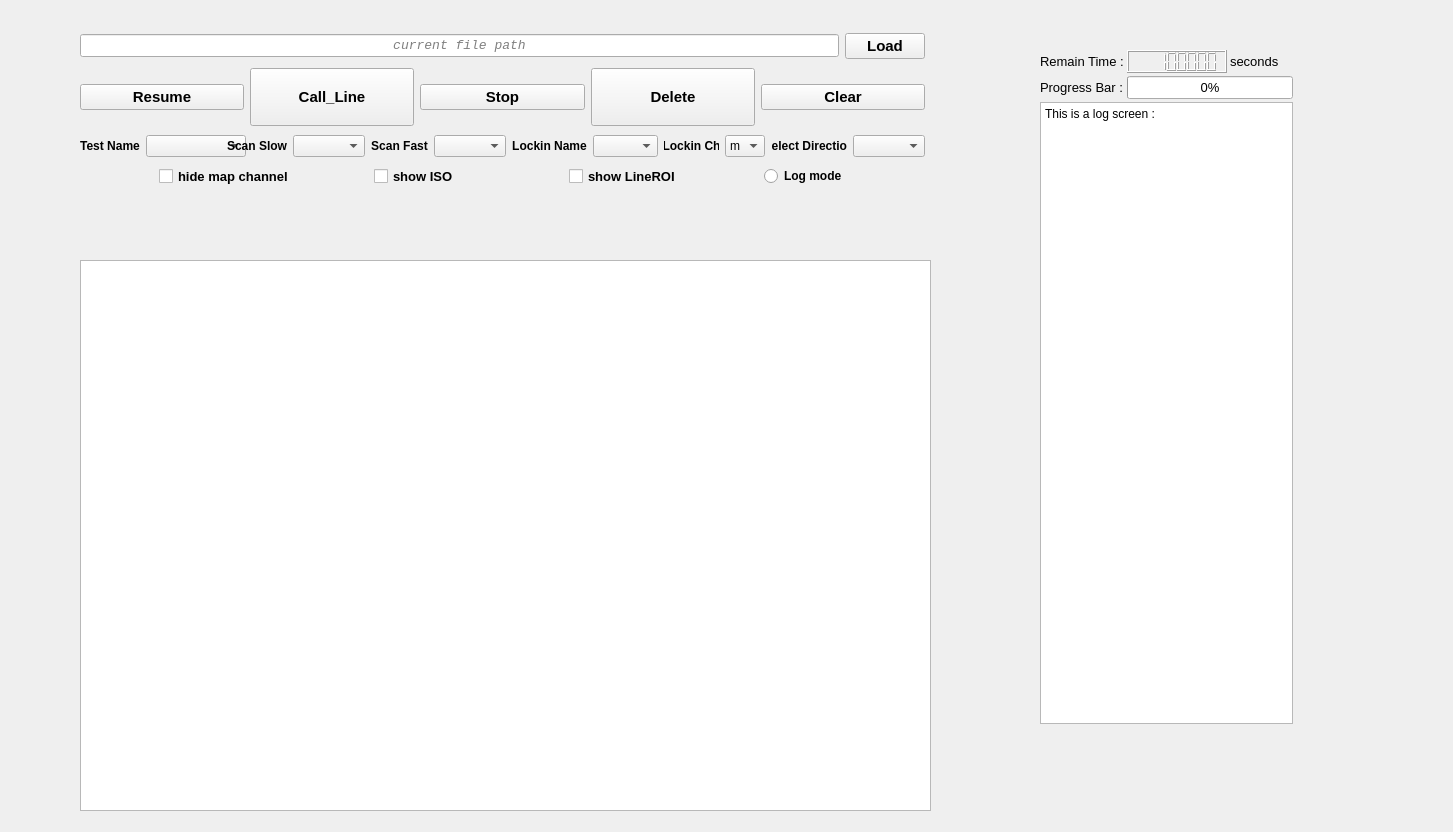
<?xml version="1.0" encoding="UTF-8"?>
<ui version="4.0">
 <class>MainWindow</class>
 <widget class="QMainWindow" name="MainWindow">
  <property name="geometry">
   <rect>
    <x>0</x>
    <y>0</y>
    <width>1453</width>
    <height>832</height>
   </rect>
  </property>
  <property name="windowTitle">
   <string>MainWindow</string>
  </property>
  <property name="toolButtonStyle">
   <enum>Qt::ToolButtonIconOnly</enum>
  </property>
  <widget class="QWidget" name="centralwidget">
   <widget class="QWidget" name="layoutWidget_2">
    <property name="geometry">
     <rect>
      <x>1040</x>
      <y>50</y>
      <width>253</width>
      <height>674</height>
     </rect>
    </property>
    <layout class="QVBoxLayout" name="verticalLayout">
     <property name="spacing">
      <number>3</number>
     </property>
     <item>
      <layout class="QGridLayout" name="gridLayout">
       <item row="1" column="0">
        <widget class="QLabel" name="label">
         <property name="maximumSize">
          <size>
           <width>140</width>
           <height>16777215</height>
          </size>
         </property>
         <property name="font">
          <font>
           <family>Yu Gothic UI</family>
           <pointsize>10</pointsize>
          </font>
         </property>
         <property name="text">
          <string>Progress Bar :</string>
         </property>
        </widget>
       </item>
       <item row="1" column="1" colspan="2">
        <widget class="QProgressBar" name="progressBar">
         <property name="minimumSize">
          <size>
           <width>120</width>
           <height>0</height>
          </size>
         </property>
         <property name="maximumSize">
          <size>
           <width>250</width>
           <height>30</height>
          </size>
         </property>
         <property name="font">
          <font>
           <family>Yu Gothic UI</family>
           <pointsize>10</pointsize>
          </font>
         </property>
         <property name="value">
          <number>0</number>
         </property>
        </widget>
       </item>
       <item row="0" column="0">
        <widget class="QLabel" name="label_2">
         <property name="maximumSize">
          <size>
           <width>140</width>
           <height>16777215</height>
          </size>
         </property>
         <property name="font">
          <font>
           <family>Yu Gothic UI</family>
           <pointsize>10</pointsize>
          </font>
         </property>
         <property name="text">
          <string>Remain Time :</string>
         </property>
        </widget>
       </item>
       <item row="0" column="2">
        <widget class="QLabel" name="label_3">
         <property name="font">
          <font>
           <family>Yu Gothic UI</family>
           <pointsize>10</pointsize>
          </font>
         </property>
         <property name="text">
          <string>seconds</string>
         </property>
        </widget>
       </item>
       <item row="0" column="1">
        <widget class="QLCDNumber" name="lcdNumber">
         <property name="minimumSize">
          <size>
           <width>100</width>
           <height>0</height>
          </size>
         </property>
         <property name="maximumSize">
          <size>
           <width>150</width>
           <height>30</height>
          </size>
         </property>
         <property name="font">
          <font>
           <weight>50</weight>
           <italic>false</italic>
           <bold>false</bold>
          </font>
         </property>
         <property name="smallDecimalPoint">
          <bool>false</bool>
         </property>
         <property name="digitCount">
          <number>8</number>
         </property>
         <property name="segmentStyle">
          <enum>QLCDNumber::Filled</enum>
         </property>
         <property name="value" stdset="0">
          <double>999999.000000000000000</double>
         </property>
         <property name="intValue" stdset="0">
          <number>999999</number>
         </property>
        </widget>
       </item>
      </layout>
     </item>
     <item>
      <widget class="QPlainTextEdit" name="logScreen">
       <property name="minimumSize">
        <size>
         <width>0</width>
         <height>0</height>
        </size>
       </property>
       <property name="maximumSize">
        <size>
         <width>16777215</width>
         <height>16777215</height>
        </size>
       </property>
       <property name="readOnly">
        <bool>true</bool>
       </property>
       <property name="plainText">
        <string>This is a log screen :</string>
       </property>
      </widget>
     </item>
    </layout>
   </widget>
   <widget class="QWidget" name="layoutWidget">
    <property name="geometry">
     <rect>
      <x>80</x>
      <y>30</y>
      <width>845</width>
      <height>161</height>
     </rect>
    </property>
    <layout class="QVBoxLayout" name="verticalLayout_2">
     <item>
      <layout class="QHBoxLayout" name="horizontalLayout">
       <item>
        <widget class="QLineEdit" name="pathEdit">
         <property name="font">
          <font>
           <family>Consolas</family>
           <pointsize>10</pointsize>
           <italic>true</italic>
           <underline>false</underline>
           <strikeout>false</strikeout>
           <kerning>true</kerning>
          </font>
         </property>
         <property name="alignment">
          <set>Qt::AlignCenter</set>
         </property>
         <property name="readOnly">
          <bool>true</bool>
         </property>
         <property name="placeholderText">
          <string>current file path</string>
         </property>
        </widget>
       </item>
       <item>
        <widget class="QPushButton" name="loadButton">
         <property name="font">
          <font>
           <family>Yu Gothic UI</family>
           <pointsize>11</pointsize>
           <weight>75</weight>
           <bold>true</bold>
          </font>
         </property>
         <property name="cursor">
          <cursorShape>PointingHandCursor</cursorShape>
         </property>
         <property name="text">
          <string>Load</string>
         </property>
         <property name="icon">
          <iconset>
           <normaloff>my_icons/folder.png</normaloff>my_icons/folder.png</iconset>
         </property>
         <property name="iconSize">
          <size>
           <width>25</width>
           <height>25</height>
          </size>
         </property>
        </widget>
       </item>
      </layout>
     </item>
     <item>
      <layout class="QHBoxLayout" name="horizontalLayout_2">
       <item>
        <widget class="QPushButton" name="runButton">
         <property name="minimumSize">
          <size>
           <width>160</width>
           <height>0</height>
          </size>
         </property>
         <property name="font">
          <font>
           <family>Yu Gothic UI</family>
           <pointsize>11</pointsize>
           <weight>75</weight>
           <bold>true</bold>
          </font>
         </property>
         <property name="text">
          <string>Resume</string>
         </property>
         <property name="icon">
          <iconset>
           <normaloff>my_icons/icons8-pause-squared-96.png</normaloff>my_icons/icons8-pause-squared-96.png</iconset>
         </property>
         <property name="iconSize">
          <size>
           <width>50</width>
           <height>50</height>
          </size>
         </property>
        </widget>
       </item>
       <item>
        <widget class="QPushButton" name="call_line_Button">
         <property name="minimumSize">
          <size>
           <width>160</width>
           <height>58</height>
          </size>
         </property>
         <property name="font">
          <font>
           <family>Yu Gothic UI</family>
           <pointsize>11</pointsize>
           <weight>75</weight>
           <bold>true</bold>
          </font>
         </property>
         <property name="text">
          <string>Call_Line</string>
         </property>
         <property name="icon">
          <iconset>
           <normaloff>my_icons/logo3.png</normaloff>my_icons/logo3.png</iconset>
         </property>
         <property name="iconSize">
          <size>
           <width>50</width>
           <height>50</height>
          </size>
         </property>
        </widget>
       </item>
       <item>
        <widget class="QPushButton" name="stopButton">
         <property name="minimumSize">
          <size>
           <width>160</width>
           <height>0</height>
          </size>
         </property>
         <property name="font">
          <font>
           <family>Yu Gothic UI</family>
           <pointsize>11</pointsize>
           <weight>75</weight>
           <bold>true</bold>
          </font>
         </property>
         <property name="text">
          <string>Stop</string>
         </property>
         <property name="icon">
          <iconset>
           <normaloff>my_icons/icons8-play-button-circled-96.png</normaloff>my_icons/icons8-play-button-circled-96.png</iconset>
         </property>
         <property name="iconSize">
          <size>
           <width>50</width>
           <height>50</height>
          </size>
         </property>
        </widget>
       </item>
       <item>
        <widget class="QPushButton" name="deleteButton">
         <property name="minimumSize">
          <size>
           <width>160</width>
           <height>58</height>
          </size>
         </property>
         <property name="font">
          <font>
           <family>Yu Gothic UI</family>
           <pointsize>11</pointsize>
           <weight>75</weight>
           <bold>true</bold>
          </font>
         </property>
         <property name="text">
          <string>Delete</string>
         </property>
         <property name="icon">
          <iconset>
           <normaloff>my_icons/delete.png</normaloff>my_icons/delete.png</iconset>
         </property>
         <property name="iconSize">
          <size>
           <width>40</width>
           <height>40</height>
          </size>
         </property>
        </widget>
       </item>
       <item>
        <widget class="QPushButton" name="clearButton">
         <property name="minimumSize">
          <size>
           <width>160</width>
           <height>0</height>
          </size>
         </property>
         <property name="font">
          <font>
           <family>Yu Gothic UI</family>
           <pointsize>11</pointsize>
           <weight>75</weight>
           <bold>true</bold>
          </font>
         </property>
         <property name="text">
          <string>Clear</string>
         </property>
         <property name="icon">
          <iconset>
           <normaloff>my_icons/icons8-erase-128xxx.png</normaloff>my_icons/icons8-erase-128xxx.png</iconset>
         </property>
         <property name="iconSize">
          <size>
           <width>50</width>
           <height>50</height>
          </size>
         </property>
        </widget>
       </item>
      </layout>
     </item>
     <item>
      <layout class="QHBoxLayout" name="horizontalLayout_3">
       <item>
        <widget class="QLabel" name="label_4">
         <property name="maximumSize">
          <size>
           <width>60</width>
           <height>16777215</height>
          </size>
         </property>
         <property name="font">
          <font>
           <family>Yu Gothic UI</family>
           <weight>75</weight>
           <italic>false</italic>
           <bold>true</bold>
          </font>
         </property>
         <property name="text">
          <string>Test Name</string>
         </property>
         <property name="alignment">
          <set>Qt::AlignCenter</set>
         </property>
        </widget>
       </item>
       <item>
        <widget class="QComboBox" name="testname_comboBox">
         <property name="minimumSize">
          <size>
           <width>100</width>
           <height>0</height>
          </size>
         </property>
         <property name="maximumSize">
          <size>
           <width>200</width>
           <height>16777215</height>
          </size>
         </property>
         <property name="font">
          <font>
           <family>Yu Gothic UI</family>
          </font>
         </property>
        </widget>
       </item>
       <item>
        <widget class="QLabel" name="label_5">
         <property name="maximumSize">
          <size>
           <width>60</width>
           <height>16777215</height>
          </size>
         </property>
         <property name="font">
          <font>
           <family>Yu Gothic UI</family>
           <weight>75</weight>
           <italic>false</italic>
           <bold>true</bold>
          </font>
         </property>
         <property name="text">
          <string>Scan Slow</string>
         </property>
         <property name="alignment">
          <set>Qt::AlignCenter</set>
         </property>
        </widget>
       </item>
       <item>
        <widget class="QComboBox" name="slowch_comboBox">
         <property name="maximumSize">
          <size>
           <width>100</width>
           <height>16777215</height>
          </size>
         </property>
         <property name="font">
          <font>
           <family>Yu Gothic UI</family>
          </font>
         </property>
        </widget>
       </item>
       <item>
        <widget class="QLabel" name="label_6">
         <property name="maximumSize">
          <size>
           <width>60</width>
           <height>16777215</height>
          </size>
         </property>
         <property name="font">
          <font>
           <family>Yu Gothic UI</family>
           <weight>75</weight>
           <italic>false</italic>
           <bold>true</bold>
          </font>
         </property>
         <property name="text">
          <string>Scan Fast</string>
         </property>
         <property name="alignment">
          <set>Qt::AlignCenter</set>
         </property>
        </widget>
       </item>
       <item>
        <widget class="QComboBox" name="fastch_comboBox">
         <property name="maximumSize">
          <size>
           <width>100</width>
           <height>16777215</height>
          </size>
         </property>
         <property name="font">
          <font>
           <family>Yu Gothic UI</family>
          </font>
         </property>
        </widget>
       </item>
       <item>
        <widget class="QLabel" name="label_11">
         <property name="maximumSize">
          <size>
           <width>75</width>
           <height>16777215</height>
          </size>
         </property>
         <property name="font">
          <font>
           <family>Yu Gothic UI</family>
           <weight>75</weight>
           <bold>true</bold>
          </font>
         </property>
         <property name="text">
          <string>Lockin Name</string>
         </property>
         <property name="alignment">
          <set>Qt::AlignCenter</set>
         </property>
        </widget>
       </item>
       <item>
        <widget class="QComboBox" name="lockin_name_comboBox">
         <property name="maximumSize">
          <size>
           <width>65</width>
           <height>16777215</height>
          </size>
         </property>
         <property name="font">
          <font>
           <family>Yu Gothic UI</family>
          </font>
         </property>
        </widget>
       </item>
       <item>
        <widget class="QLabel" name="label_9">
         <property name="maximumSize">
          <size>
           <width>55</width>
           <height>16777215</height>
          </size>
         </property>
         <property name="font">
          <font>
           <family>Yu Gothic UI</family>
           <weight>75</weight>
           <italic>false</italic>
           <bold>true</bold>
          </font>
         </property>
         <property name="text">
          <string>Lockin Ch</string>
         </property>
         <property name="alignment">
          <set>Qt::AlignCenter</set>
         </property>
        </widget>
       </item>
       <item>
        <widget class="QComboBox" name="lockin_channel_comboBox">
         <property name="maximumSize">
          <size>
           <width>75</width>
           <height>16777215</height>
          </size>
         </property>
         <property name="font">
          <font>
           <family>Yu Gothic UI</family>
           <pointsize>9</pointsize>
           <weight>50</weight>
           <bold>false</bold>
          </font>
         </property>
         <item>
          <property name="text">
           <string>m</string>
          </property>
         </item>
         <item>
          <property name="text">
           <string>t</string>
          </property>
         </item>
         <item>
          <property name="text">
           <string>x</string>
          </property>
         </item>
         <item>
          <property name="text">
           <string>y</string>
          </property>
         </item>
        </widget>
       </item>
       <item>
        <widget class="QLabel" name="label_10">
         <property name="maximumSize">
          <size>
           <width>90</width>
           <height>16777215</height>
          </size>
         </property>
         <property name="font">
          <font>
           <family>Yu Gothic UI</family>
           <weight>75</weight>
           <bold>true</bold>
          </font>
         </property>
         <property name="text">
          <string>Select Direction</string>
         </property>
         <property name="alignment">
          <set>Qt::AlignCenter</set>
         </property>
        </widget>
       </item>
       <item>
        <widget class="QComboBox" name="selectdirection_comboBox">
         <property name="maximumSize">
          <size>
           <width>100</width>
           <height>16777215</height>
          </size>
         </property>
         <property name="font">
          <font>
           <family>Yu Gothic UI</family>
          </font>
         </property>
        </widget>
       </item>
      </layout>
     </item>
     <item>
      <layout class="QHBoxLayout" name="horizontalLayout_5">
       <item>
        <widget class="QCheckBox" name="show_map_ch">
         <property name="maximumSize">
          <size>
           <width>130</width>
           <height>16777215</height>
          </size>
         </property>
         <property name="font">
          <font>
           <family>Yu Gothic UI</family>
           <pointsize>10</pointsize>
           <weight>75</weight>
           <bold>true</bold>
          </font>
         </property>
         <property name="text">
          <string>hide map channel</string>
         </property>
        </widget>
       </item>
       <item>
        <widget class="QCheckBox" name="show_iso">
         <property name="maximumSize">
          <size>
           <width>110</width>
           <height>16777215</height>
          </size>
         </property>
         <property name="font">
          <font>
           <family>Yu Gothic UI</family>
           <pointsize>10</pointsize>
           <weight>75</weight>
           <bold>true</bold>
          </font>
         </property>
         <property name="text">
          <string>show ISO</string>
         </property>
        </widget>
       </item>
       <item>
        <widget class="QCheckBox" name="show_line_roi">
         <property name="maximumSize">
          <size>
           <width>110</width>
           <height>16777215</height>
          </size>
         </property>
         <property name="font">
          <font>
           <family>Yu Gothic UI</family>
           <pointsize>10</pointsize>
           <weight>75</weight>
           <bold>true</bold>
          </font>
         </property>
         <property name="text">
          <string>show LineROI</string>
         </property>
        </widget>
       </item>
       <item>
        <widget class="QRadioButton" name="log_radioButton">
         <property name="maximumSize">
          <size>
           <width>80</width>
           <height>16777215</height>
          </size>
         </property>
         <property name="font">
          <font>
           <family>Yu Gothic UI</family>
           <weight>75</weight>
           <bold>true</bold>
          </font>
         </property>
         <property name="text">
          <string>Log mode</string>
         </property>
        </widget>
       </item>
      </layout>
     </item>
    </layout>
   </widget>
   <widget class="ImageView" name="imageView_map">
    <property name="geometry">
     <rect>
      <x>80</x>
      <y>260</y>
      <width>851</width>
      <height>551</height>
     </rect>
    </property>
   </widget>
  </widget>
 </widget>
 <customwidgets>
  <customwidget>
   <class>ImageView</class>
   <extends>QGraphicsView</extends>
   <header>pyqtgraph</header>
  </customwidget>
 </customwidgets>
 <resources/>
 <connections/>
</ui>
